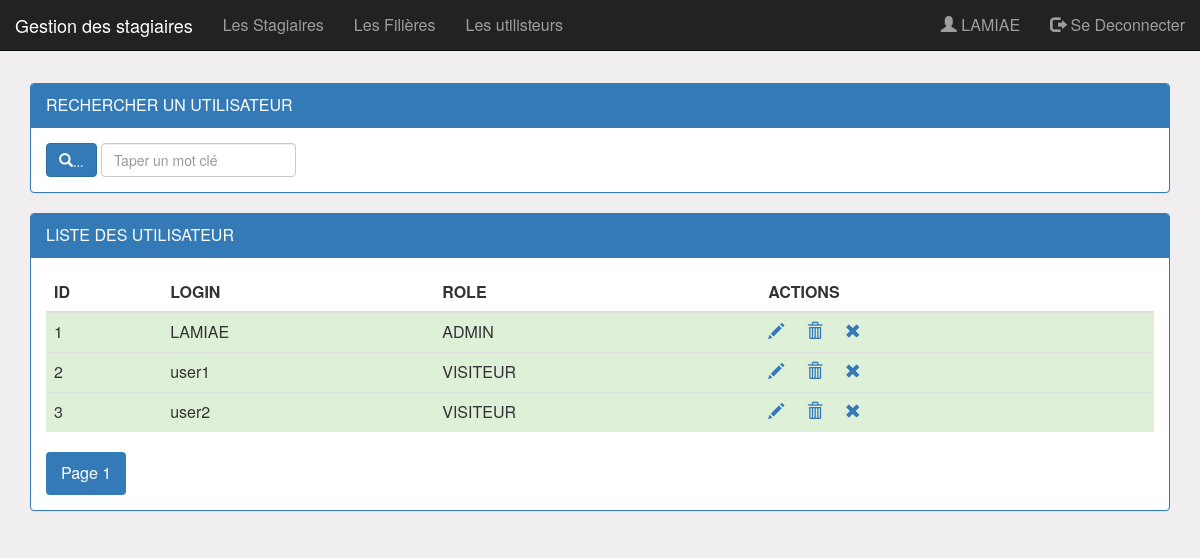
Screenshot of /pages/utilisateurs.php (signed in) with the database file from the repository.
### tables this page shows
CREATE TABLE UTILISATEUR (
	ID int(4) AUTO_INCREMENT PRIMARY KEY,
	LOGIN VARCHAR(100) NOT NULL,
	PWD VARCHAR(255) NOT NULL,
	ROLE VARCHAR(50),
	EMAIL VARCHAR(255),
	ETAT INT(1));

### pages/utilisateurs.php (the view, shortened to what this page needs)
<?php
	require_once('connexion.php');
	if(isset($_GET['size']))
		$size=$_GET['size'];
	else
		$size=5;
	if(isset($_GET['page']))
		$page=$_GET['page'];
	else
		$page=1;
	$offset=($page-1)*$size;
	if(isset($_GET['motCle']))
		$mc=$_GET['motCle'];
	else
		$mc="";
	$requete="select * from UTILISATEUR where login like '%$mc%'
				ORDER BY login
				LIMIT $size
				OFFSET $offset";
	$resultat=$con->query($requete);
	$resultat2 = $con->query("select count(*) as nbrUser from UTILISATEUR where login like '%$mc%'");
	$nbr=$resultat2->fetch();
	$nbrU=$nbr['nbrUser'];
	$reste=$nbrU % $size;
	if($reste==0)
		$nbrPage=$nbrU/$size;
	else
		$nbrPage=floor($nbrU/$size)+1;
?>
<!DOCTYPE HTML>
<html>
	<head>
		<link rel="stylesheet" type="text/css" href="../css/bootstrap.min.css">
		<link rel="stylesheet" type="text/css" href="../css/monstyle.css">
	</head>
	<body>
		<?php include('entete.php');?>
		<div class="container">
			<br>
			<div class="panel panel-primary espace60">
				<div class="panel-heading">RECHERCHER UN UTILISATEUR</div>
				<div class="panel-body">
					<form method="get" action="utilisateurs.php" class="form-inline">
						<div class="form-group">
							<button type="submit" class="btn btn-primary">
							<i class="glyphicon glyphicon-search">...</i>
							</button>
							<input type="text" name="motCle" id="motCle"
								class="form-control"
								value="<?php echo $mc ?>"
								placeholder="Taper un mot clé"/>
						</div>
					</form>
				</div>
			</div>
			<div class="panel panel-primary">
				<div class="panel-heading">LISTE DES UTILISATEUR </div>
				<div class="panel-body">
					<table class="table table-striped">
						<thead>
							<tr>
								<th>ID</th>
								<th>LOGIN</th>
								<th>ROLE</th>
								<?php if($_SESSION['utilisateur']['ROLE']=="ADMIN") {?>
									<th>ACTIONS</th>
								<?php } ?>
							</tr>
						</thead>
						<tbody>
							<?php while($USER=$resultat->fetch()){?>
								<tr <?php
										if($USER['ETAT']==1)
											echo 'class="success"';
										else
											echo 'class="danger"';
									?>>
									<td><?php echo $USER['ID'] ?></td>
									<td><?php echo $USER['LOGIN'] ?></td>
									<td><?php echo $USER['ROLE'] ?></td>
									<?php if($_SESSION['utilisateur']['ROLE']=="ADMIN") {?>
									<td>
											<a href="editerUtilisateur.php?id=<?php echo $USER['ID'] ?>">
												<span class="glyphicon glyphicon-pencil"></span>
											</a>
											<a OnClick="return confirm('Etes vous sur de vouloir supprimer cet utilisateur')"
											href="supprimerUtilisateur.php?id=<?php echo $USER['ID'] ?>">
												<span class="glyphicon glyphicon-trash"></span>
											</a>
											<a href="activerUtilisateur.php?ID=<?php echo $USER['ID'] ?>
													&ETAT=<?php echo $USER['ETAT'] ?>">
												<?php
													if($USER['ETAT']==1)
														echo '<span class="glyphicon glyphicon-remove"></span>';
													else
														echo '<span class="glyphicon glyphicon-ok"></span>';
												?>
											</a>
									</td>
										<?php } ?>
								</tr>
							<?php } ?>
						</tbody>
					</table>
					<div>
						<ul class="nav nav-pills">
							<?php for($i=1;$i<=$nbrPage;$i++){ ?>
								<li class="<?php if($i==$page) echo 'active' ?>">
									<a href="utilisateurs.php?page=<?php echo $i ?>
											&motCle=<?php echo $mc ?>">
										Page <?php echo $i ?>
									</a>
								</li>
							<?php } ?>
						</ul>
					</div>
				</div>
			</div>
		</div>
	</body>
</html>

### css/monstyle.css (style rules this page uses)
.espace60 { margin-top: 60px; }
body { background-color: rgb(240, 238, 238); font-size: 16px; }
.form-control { position: relative; }

### rows the page displays
utilisateur: ID "1", LOGIN "LAMIAE", ROLE "ADMIN", ETAT 1 (drawn)
utilisateur: ID "2", LOGIN "user1", ROLE "VISITEUR", ETAT 1 (drawn)
utilisateur: ID "3", LOGIN "user2", ROLE "VISITEUR", ETAT 1 (drawn)

### other values shown
$_SESSION['utilisateur']['LOGIN'] "LAMIAE"
